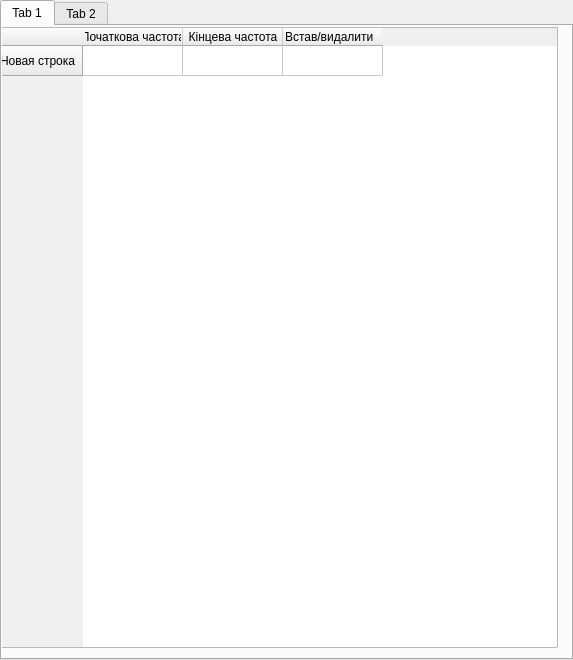
<?xml version="1.0" encoding="UTF-8"?>
<ui version="4.0">
 <class>TabWidget</class>
 <widget class="QTabWidget" name="TabWidget">
  <property name="geometry">
   <rect>
    <x>0</x>
    <y>0</y>
    <width>573</width>
    <height>660</height>
   </rect>
  </property>
  <property name="windowTitle">
   <string>TabWidget</string>
  </property>
  <property name="currentIndex">
   <number>0</number>
  </property>
  <widget class="QWidget" name="tab">
   <attribute name="title">
    <string>Tab 1</string>
   </attribute>
   <widget class="QTableWidget" name="tableWidget">
    <property name="geometry">
     <rect>
      <x>-5</x>
      <y>1</y>
      <width>561</width>
      <height>621</height>
     </rect>
    </property>
    <property name="sizePolicy">
     <sizepolicy hsizetype="Fixed" vsizetype="Fixed">
      <horstretch>0</horstretch>
      <verstretch>0</verstretch>
     </sizepolicy>
    </property>
    <property name="maximumSize">
     <size>
      <width>16777215</width>
      <height>16777215</height>
     </size>
    </property>
    <row>
     <property name="text">
      <string>Новая строка</string>
     </property>
    </row>
    <column>
     <property name="text">
      <string>Початкова частота</string>
     </property>
     <property name="textAlignment">
      <set>AlignHCenter|AlignVCenter|AlignCenter</set>
     </property>
    </column>
    <column>
     <property name="text">
      <string>Кінцева частота</string>
     </property>
    </column>
    <column>
     <property name="text">
      <string>Встав/видалити</string>
     </property>
     <property name="textAlignment">
      <set>AlignLeft|AlignBottom</set>
     </property>
    </column>
   </widget>
  </widget>
  <widget class="QWidget" name="tab">
   <attribute name="title">
    <string>Tab 2</string>
   </attribute>
  </widget>
 </widget>
 <resources/>
 <connections/>
</ui>
